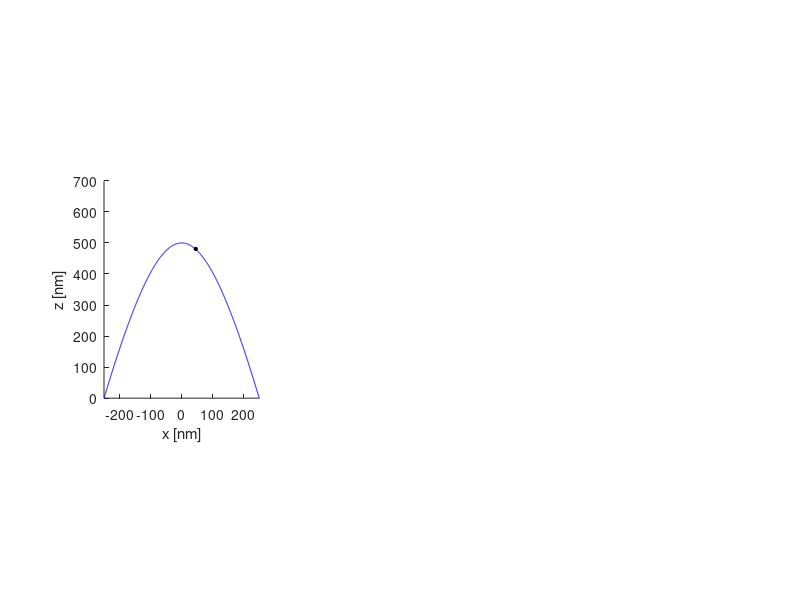

The MATLAB script that drew this image: (Note: this script raises an error after producing the figure.)
% Kristinn Torfason
% 24.04.2015
% Sphere approximation of image charge effect V3
% One sphere at location nearest to the charge
%
% Here we find the point on the tip closest to the electron. There we
% calculate the radius of curvature of the tip. We then create a sphere
% with that radius, that passes through this point and is orthogonal to a
% line from the electron to the point on that tip. This sphere is then
% use to calculate the image charge partner. See chapter 2.2 in Jackson.

close all
clear variables

q = +1.602176565E-19; % Electron charge
m_e = 9.10938291E-31; % Electron mass
epsilon_0 = 8.854187817E-12; % \epsilon_0
h_bar = 1.054571726E-34;
w_theta = 4.7; % eV

% r_tip = 2E-9;
% eta_1 = -0.9;
% eta_2 = 0.0;
% theta = acos(eta_1);
% a = abs(r_tip/(sin(theta)*tan(theta)));
% max_xi = 3.0;

%Base radius
R = 250.0E-9; % [nm]

% Height
h = 500E-9; % [nm]

% Gap spacing
d = 1000.0E-9; % [nm]
d_plane = d + h;

max_xi = h/d + 1;
a = sqrt(d^2*R^2/(h^2+2*d*h) + d^2);
eta_1 = - d / a;
theta = acos(eta_1);
shift_z = abs(a*eta_1*max_xi);

disp('a')
disp(a/1.0E-9)

% Tip
max_x = a*sqrt(max_xi^2-1)*sqrt(1-eta_1^2)*1;
x_tip = linspace(-max_x, max_x, 1000);
%x_tip = 2.5719e-09;
%x = 0.0;
%y_tip = 0.0;

xi = sqrt(x_tip.^2/(a^2*(1-eta_1^2)*1) + 1);
z_tip = a .* xi .* eta_1;


% Particle 1
xi_a1 = 1.020;
%eta_a1 = (1450E-9 - shift_z)/a;
eta_a1 = -0.97515;
phi_a1 = 0.0;

x_a1 = a * sqrt(xi_a1^2 - 1) * sqrt(1 - eta_a1^2) * cos(phi_a1);
y_a1 = a * sqrt(xi_a1^2 - 1) * sqrt(1 - eta_a1^2) * sin(phi_a1);
z_a1 = a * xi_a1 * eta_a1;

disp('Particle x [nm]')
disp(x_a1/1.0E-9)
disp('Particle y [nm]')
disp(y_a1/1.0E-9)
disp('Particle z [nm]')
disp((z_a1+shift_z)/1.0E-9)


subplot(1, 3, 1);
%figure(1);
hold on
axis equal
plot(x_tip/1E-9, (z_tip+shift_z)/1E-9, 'b-');

plot(x_a1/1E-9, (z_a1+shift_z)/1E-9, 'ok', 'MarkerFaceColor', 'k', 'MarkerSize', 2.5);
%plot(x_a2/1E-9, (z_a2+shift_z)/1E-9, '+k', 'MarkerFaceColor', 'k', 'MarkerSize', 2.5);
axis([-250, 250, 0, 700])
xlabel('x [nm]')
ylabel('z [nm]')


max_x = a*sqrt(max_xi^2-1)*sqrt(1-eta_1^2)*1;
%x_tip = linspace(-max_x, max_x, 1000);
x_tip_1 = linspace(-max_x, 0.0, 500);
x_tip_2 = linspace(0.0, max_x, 500);
x_tip = [x_tip_1, x_tip_2];

%x_tip = 2.5719e-09;
y_tip = 0.0;

xi = sqrt(x_tip.^2/(a^2*(1-eta_1^2)*1) + 1);
z_tip = a .* xi .* eta_1;


[x_0, y_0, z_0] = Find_closest_point(x_a1, y_a1, z_a1, eta_1, a);

% Particle distance from tip
p_d = sqrt((x_0 - x_a1)^2 + (y_0 - y_a1)^2 + (z_0 - z_a1)^2);
disp('Particle distance from tip [nm]')
disp(p_d / 1.0E-9)

xi_0 = abs(z_0/(a*eta_1));
R_sphere = abs(a/eta_1 * ( (xi_0^2 - eta_1^2).^(3/2) ) / (sqrt(1 - eta_1^2)));

n(1) = eta_1/sqrt(1-eta_1^2)*x_0/sqrt(x_0^2 + y_0^2 + a^2*(1-eta_1^2));
n(2) = eta_1/sqrt(1-eta_1^2)*y_0/sqrt(x_0^2 + y_0^2 + a^2*(1-eta_1^2));
n(3) = -1;

n = n/norm(n);

x_c = n(1).*R_sphere + x_0;
y_c = n(2).*R_sphere + y_0;
z_c = n(3).*R_sphere + z_0;


a_b = sqrt((x_a1 - x_c).^2 + (y_a1 - y_c).^2 + (z_a1 - z_c).^2);
b = 1.0*R_sphere^2/a_b;

x_b = -n(1)*b + x_c;
y_b = -n(2)*b + y_c;
z_b = -n(3)*b + z_c;

% Draw sphere
t = linspace(0, 2*pi, 100);
x_sp = x_c + 1*R_sphere*cos(t);
z_sp = z_c + 1*R_sphere*sin(t);

plot(x_sp/1E-9, (z_sp+shift_z)/1E-9, 'r--');
plot(x_b/1E-9, (z_b+shift_z)/1E-9, 'ok', 'MarkerFaceColor', 'k', 'MarkerSize', 2.5);
%

tmp_dis_a = ( (x_tip - x_a1).^2 + (y_tip - y_a1).^2 + (z_tip - z_a1).^2 );
tmp_dis_b = ( (x_tip - x_b).^2 + (y_tip - y_b).^2 + (z_tip - z_b).^2 );

E_x1 = q/(4*pi*epsilon_0) * (x_a1 - x_tip)./sqrt(tmp_dis_a).^(3);
E_x2 = q/(4*pi*epsilon_0) * (R_sphere.*(x_b - x_tip))./(a_b.*sqrt(tmp_dis_b).^(3));
E_x = E_x1 - E_x2;

E_y1 = q/(4*pi*epsilon_0) * (y_a1 - y_tip)./sqrt(tmp_dis_a).^(3);
E_y2 = q/(4*pi*epsilon_0) * (R_sphere.*(y_b - y_tip))./(a_b.*sqrt(tmp_dis_b).^(3));
E_y = E_y1 - E_y2;

E_z1 = q/(4*pi*epsilon_0) * (z_a1 - z_tip)./sqrt(tmp_dis_a).^(3);
E_z2 = q/(4*pi*epsilon_0) * (R_sphere.*(z_b - z_tip))./(a_b.*sqrt(tmp_dis_b).^(3));
E_z = E_z1 - E_z2;

[Ex_vac, Ey_vac, Ez_vac] = Tip_Field(x_tip, y_tip, z_tip, eta_1, a);

E_x = E_x - Ex_vac;
E_y = E_y - Ey_vac;
E_z = E_z - Ez_vac;

E_new = sqrt(E_x.^2 + E_y.^2 + E_z.^2);
E_vac = sqrt(Ex_vac.^2 + Ey_vac.^2  + Ez_vac.^2);

subplot(1, 3, 2);
%figure(2);
%hold on
%axis equal
plot(x_tip/1E-9, E_new, '-b', x_tip/1E-9, E_vac, '--c');
xlim([-250 250])
xlabel('x [nm]')
ylabel('E [V/m]')
title(strcat(num2str(p_d/1E-9, 4),' nm'))

x_s = x_tip/1E-9;
sigma_s = E_new*epsilon_0/1E-6;
%save('data_sphere_z-1475-xi-1_0.mat', 'x_s', 'sigma_s', '-v7')

subplot(1, 3, 3);
a_FN = q^2/(16.0*pi^2*h_bar); % A eV V^{-2}
b_FN = -4.0/(3.0*h_bar) * sqrt(2.0*m_e*q); % eV^{-3/2} V m^{-1}
l_const = q / (4.0*pi*epsilon_0); % eV^{2} V^{-1} m

l = l_const * E_new / w_theta^2;
v_y = 1 - l + 1/6*l.*log(l);
t_y = 1 + l.*(1/9 - 1/18*log(l));

FN_st = a_FN ./ (t_y.^2 .* w_theta) .* E_new.^2 .* exp(b_FN .* w_theta^(3/2) .* v_y ./ E_new);

semilogy(x_tip/1E-9, FN_st);
xlim([-250 250])
xlabel('x [nm]')
ylabel('J [A/m]')


set(gcf, 'Position', [698   390   747   420]);
